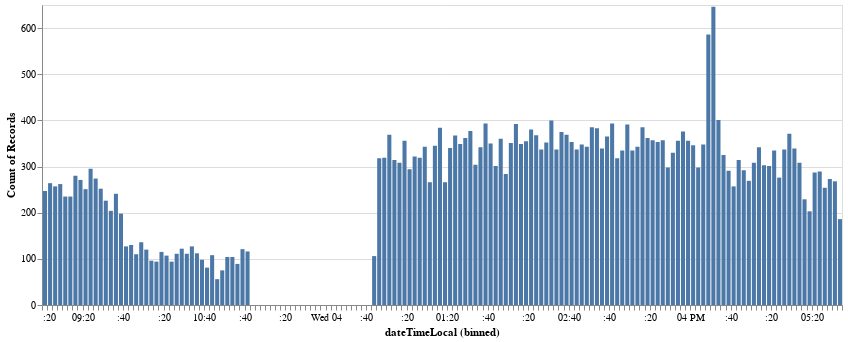

The notebook cell this image was saved under:
### Code cell
alt.data_transformers.enable('default', max_rows=None)
alt.Chart(crimes_hist).mark_bar().encode(
    alt.X('dateTimeLocal', bin=alt.BinParams(maxbins=200)),
    y='count()',
).properties(
    width=800,
    height=300
)

### Figure 1 — Vega-Lite specification as saved in the notebook (floating-point values rounded to 4 significant figures; data arrays with more than 128 entries replaced by an {"elided": "..."} marker saying what was removed)
{"$schema": "https://vega.github.io/schema/vega-lite/v2.6.0.json", "config": {"view": {"height": 300, "width": 400}}, "data": {"name": "data-37a051468b03b83df8d9552853edb92e"}, "datasets": {"data-37a051468b03b83df8d9552853edb92e": {"elided": "37859 records"}}, "encoding": {"x": {"bin": {"maxbins": 200}, "field": "dateTimeLocal", "type": "temporal"}, "y": {"aggregate": "count", "type": "quantitative"}}, "height": 300, "mark": "bar", "width": 800}
